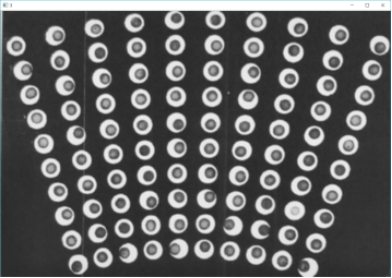
#> input picture 5.png, 392 x 278 px, found by its file name
$ python 4.py
#> lines starting #> are read from the running program, lines starting #| are printed output that depends on the picture
# -*- coding: utf-8 -*-
import cv2

# 载入并显示图片
img = cv2.imread('E:\\PyProject\\txcl2\\5.png')
#> img is the input picture: shape (278, 392, 3); mean B, G, R 97.3, 97.2, 96.8
cv2.imshow('1', img)
# 降噪（模糊处理用来减少瑕疵点）
result = cv2.blur(img, (5, 5))
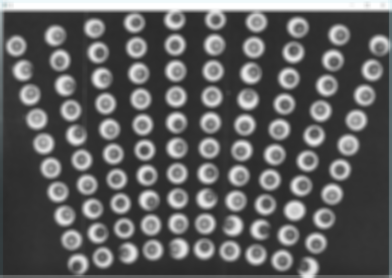
#> result: shape (278, 392, 3); mean B, G, R 96.8, 96.7, 96.4
cv2.imshow('2', result)
# 灰度化,就是去色（类似老式照片）
gray = cv2.cvtColor(result, cv2.COLOR_BGR2GRAY)
cv2.imshow('3', gray)

# param1的具体实现，用于边缘检测
canny = cv2.Canny(img, 40, 80)
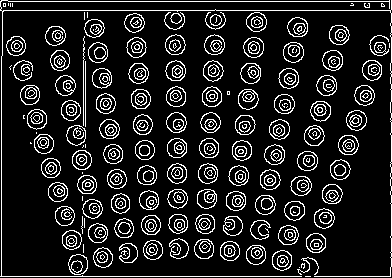
#> canny: shape (278, 392); 13.2% white in thin lines or dots
cv2.imwrite('5_dis.jpg', canny)

# 霍夫变换圆检测
circles = cv2.HoughCircles(gray, cv2.HOUGH_GRADIENT, 1, 50, param1=80, param2=30, minRadius=10, maxRadius=20)
#> circles = [[307.5, 160.5, 10.5], [320.5, 110.5, 10.5], [175.5, 70.5, 10.35], [253.5, 46.5, 10.5], [210.5, 122.5, 10.5], [238.5, 175.5, 10.35], [315.5, 243.5, 10.5], [146.5, 174.5, 10.5], [101.5, 77.5, 10.5], [109.5, 128.5, 10.35]]
# 输出返回值，方便查看类型
print(circles)
#| [[[307.5  160.5   10.5 ]
#|   [320.5  110.5   10.5 ]
#|   [175.5   70.5   10.35]
#|   [253.5   46.5   10.5 ]
#|   [210.5  122.5   10.5 ]
#|   [238.5  175.5   10.35]
#|   [315.5  243.5   10.5 ]
#|   [146.5  174.5   10.5 ]
#|   [101.5   77.5   10.5 ]
#|   [109.5  128.5   10.35]]]

# 输出检测到圆的个数
print(len(circles[0]))
#| 10

print('-------------我是条分割线-----------------')
# 根据检测到圆的信息，画出每一个圆
for circle in circles[0]:
    # 圆的基本信息
    print(circle[2])
    # 坐标行列(就是圆心)
    x = int(circle[0])
    y = int(circle[1])
    # 半径
    r = int(circle[2])
    # 在原图用指定颜色圈出圆，参数设定为int所以圈画存在误差
    img = cv2.circle(img, (x, y), r, (0, 0, 255), 1, 8, 0)
#> this loop made 10 passes
#> (circle, x, y) on passes 1 to 10: ([307.5, 160.5, 10.5], 307, 160), ([320.5, 110.5, 10.5], 320, 110), ([175.5, 70.5, 10.35], 175, 70), ([253.5, 46.5, 10.5], 253, 46), ([210.5, 122.5, 10.5], 210, 122), ([238.5, 175.5, 10.35], 238, 175), ([315.5, 243.5, 10.5], 315, 243), ([146.5, 174.5, 10.5], 146, 174), ([101.5, 77.5, 10.5], 101, 77), ([109.5, 128.5, 10.35], 109, 128)
#| 10.5
#| 10.5
#| 10.35
#| 10.5
#| 10.5
#| 10.35
#| 10.5
#| 10.5
#> (further printed lines are left out)
#> pass 2, `img = cv2.circle(img, (x, y), r, (0, 0, 255), 1, 8, 0)`:
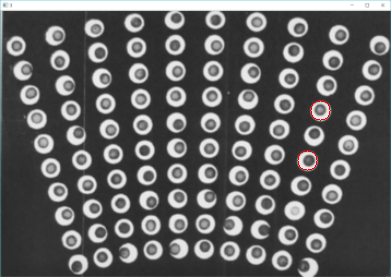
#> img: shape (278, 392, 3); mean B, G, R 97.1, 97, 96.9
#> after the loop:
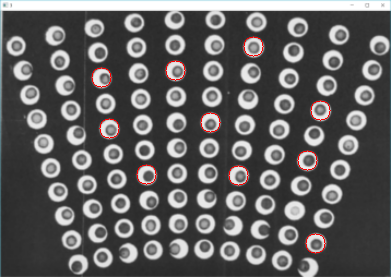
#> img: shape (278, 392, 3); mean B, G, R 96.5, 96.4, 97.4
# 显示新图像
cv2.imwrite('5_circle.jpg', img)

# 按任意键退出
cv2.waitKey(0)
cv2.destroyAllWindows()
